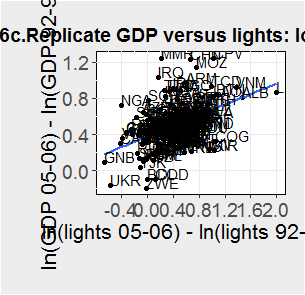

Source code (R):
#plot 
if (!require("pacman")) {
  install.packages("pacman")
}
pacman::p_load(reshape, ggplot2, plyr)
####ggplot #####
mytheme = theme(plot.title  = element_text(face  = "bold",
                                           size  = "14", 
                                           color = "black",
                                           hjust = 0.5),
                axis.title = element_text(size  = 16, 
                                          color = "black"),
                axis.text  = element_text(size  = 14),
                panel.background = element_rect(fill  = "white",
                                                color = "black"),
                plot.background  = element_rect(fill  = "grey93"),
                panel.grid.major.y = element_line(color    = "snow2",
                                                  linetype = 1),
                panel.grid.major.x = element_line(color    = "snow2",
                                                  linetype = 1),
                plot.margin = margin(20, 15, 40, 30))

###############################################################
# plot figure 6c: long difference relationship between light and GDP growth
setwd('F:/google/language programming/language/data')
wide = read.csv('longdif.csv') #need to set path for longdif.csv
wide = wide[wide$Code != 'GNQ' & 
              wide$Code != 'ATA' & 
              wide$Code != 'TUV', ]
wide = wide[complete.cases(wide) & 
              ! is.infinite(wide$lightarea9205), ]

ggplot(data = wide, aes(lightarea9205, realGDP9205, label = Code), adjust = 0.8) +
  geom_point() + 
  geom_smooth(method = "lm", se = F) + 
  geom_text(aes(label = Code), hjust=0, vjust=0) + 
  labs(title = 'Figure 6c.Replicate GDP versus lights: long differences', 
       y     = 'ln(GDP 05-06) - ln(GDP 92-93)', 
       x     = 'ln(lights 05-06) - ln(lights 92-93)') + 
  mytheme + 
  scale_x_continuous(breaks = c(-0.8, -0.4, seq(0, 2, 0.4)))
